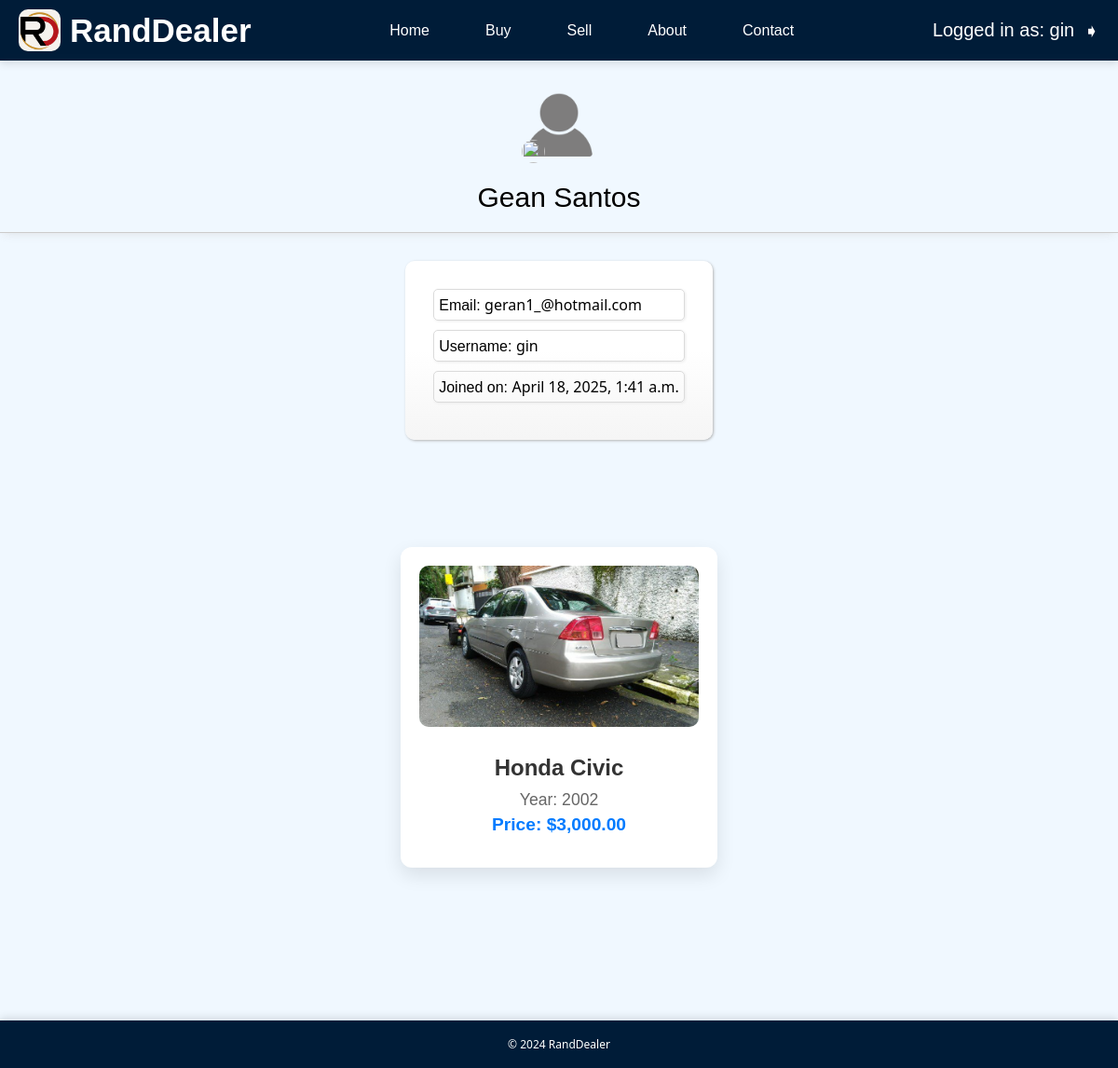
Before: /profile (signed in) with the older database file.
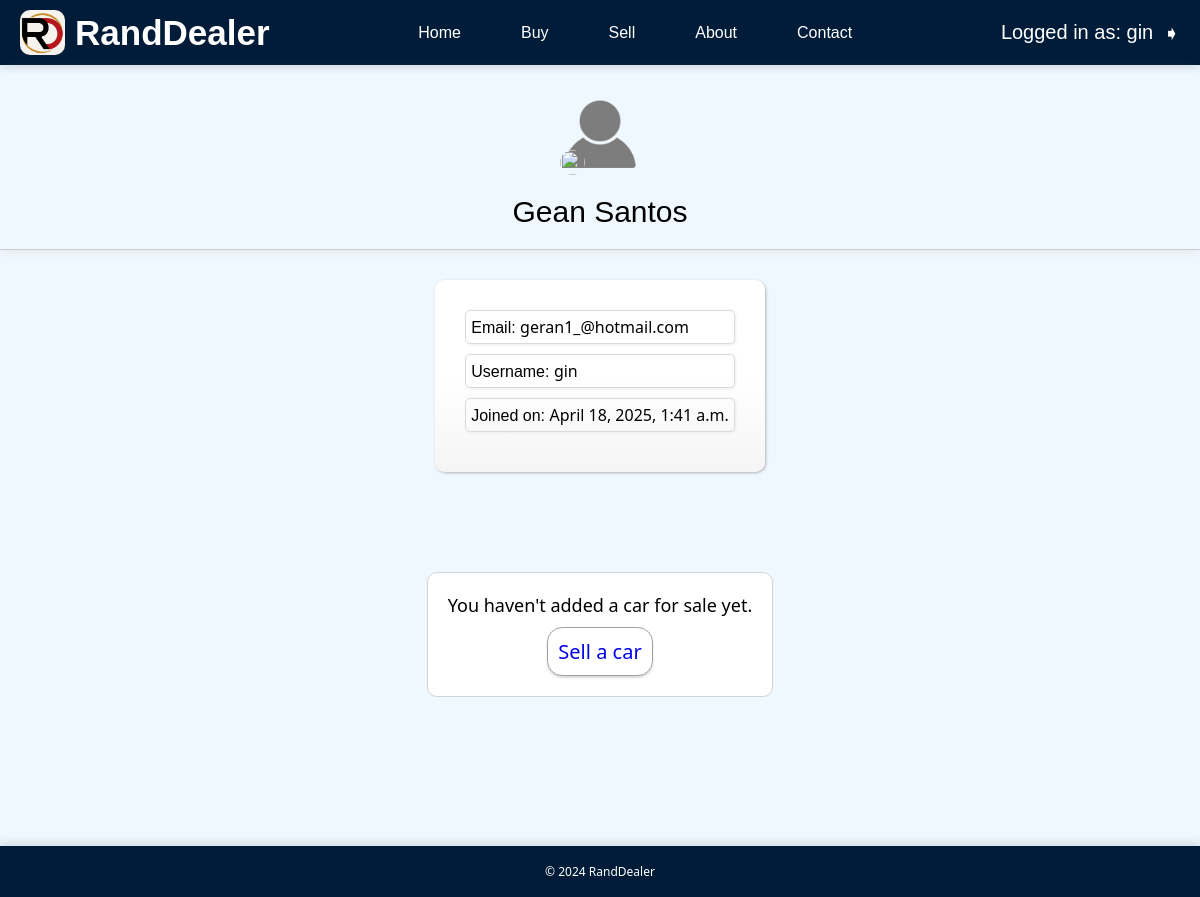
After: the same page with the newer database file.
### RandDealer/models.py (models this page shows, shortened)
class Cars(models.Model):
    id = models.AutoField(primary_key=True)
    MAKER_CHOICES = [
        ('toyota', 'Toyota'),
        ('honda', 'Honda'),
        ('ford', 'Ford'),
        ('chevrolet', 'Chevrolet'),
        ('bmw', 'BMW'),
        ('audi', 'Audi'),
        ('mercedes', 'Mercedes-Benz'),
        ('nissan', 'Nissan'),
        ('volkswagen', 'Volkswagen'),
        ('hyundai', 'Hyundai'),
        ('kia', 'Kia'),
        ('mazda', 'Mazda'),
        ('subaru', 'Subaru'),
        ('lexus', 'Lexus'),
        ('infiniti', 'Infiniti'),
        ('acura', 'Acura'),
        ('mitsubishi', 'Mitsubishi'),
        ('porsche', 'Porsche'),
        ('jaguar', 'Jaguar'),
        ('land_rover', 'Land Rover'),
        ('fiat', 'Fiat'),
        ('alfa_romeo', 'Alfa Romeo'),
        ('volvo', 'Volvo'),
        ('tesla', 'Tesla'),
    ]
    CONDITION_CHOICES = [
        ('NEW', 'New'),
        ('USED_EXCELLENT', 'Used - Excellent'),
        ('USED_GOOD', 'Used - Good'),
        ('USED_BAD', 'Used - Bad'),
        ('USED', 'Used'),
    ]
    maker = models.CharField(max_length=50, choices=MAKER_CHOICES)
    model = models.CharField(max_length=50)
    year = models.IntegerField()
    mileage = models.IntegerField()
    price = models.DecimalField(max_digits=10, decimal_places=2)
    condition = models.CharField(max_length=20, choices=CONDITION_CHOICES, default='USED')
    description = models.TextField()
    created_at = models.DateTimeField(auto_now_add=True)
    updated_at = models.DateTimeField(auto_now=True)
    owner = models.ForeignKey(User, on_delete=models.CASCADE, related_name='cars')

class CarImage(models.Model):
    car = models.ForeignKey(Cars, related_name='images', on_delete=models.CASCADE)
    image = models.ImageField(upload_to='car_images/')
    uploaded_at = models.DateTimeField(auto_now_add=True)

### RandDealer/views.py (the view)
# urls.py: path('profile', views.profile, name='profile'),
def profile(request):
    try:
        user = User.objects.select_related('userprofile').get(pk=request.user.pk)
        cars = user.cars.all().prefetch_related('images')
        edit=True
        context = {
        'cars': cars,
        'user': user,
        'edit': edit
        }
        return render(request, 'profile/profile.html', context)
    except:
        messages.error(request, f"You need to be logged in to access your profile")
        return render(request, 'login.html')

### RandDealer/templates/profile/profile.html (shortened to what this page needs)
{% extends 'base.html' %}
{% load humanize %}
{% block content %}
{% load static %}
<link rel="stylesheet" href="{% static 'styles/RandDealer/profile/profile.css' %}">
<div class="mainbox">
    <div class="profileupper">
        <div class="profilepicbox">
            {% if user.userprofile.profile_picture %}
                <img src="{{ user.userprofile.profile_picture.url }}" alt="Profile Picture" class="profilepic">
            {% else %}
                <img src="{% static 'profile/profile-icon.png' %}" alt="Default Profile Picture" class="profilepic">
            {% endif %}
                <a href="{% url 'editprofileinfo' %}"><img src="{% static 'profile/edit-interface-symbol.png' %}" class="editicon"></a>
        </div>
        <div class="profilenamebox">
            <div class="profilename">
                {% if user.first_name and user.last_name %}
                    <span>{{ user.first_name }} {{ user.last_name }}</span>
                {% elif user.first_name %}
                    <span>{{ user.first_name }}</span>
                {% elif user.last_name %}
                    <span>{{ user.last_name }}</span>
                {% else %}
                    <span>{{ user.username }}</span>
                {% endif %}
            </div>
        </div>
    </div>
    <div class="profilemiddle">
        <div class="userinfo">
            <div class="email"><span class="emailtitle">Email: </span>{{ user.email }}</div>
            <div class="username"><span class="usernametitle">Username: </span>{{ user.username }}</div>
            <div class="datejoined"><span class="datejoinedtitle">Joined on: </span>{{ user.date_joined }}</div>
        </div>
        <div class="carscontainer">
            {% if cars %}
            {% for car in cars %}
            <a href="{% url 'car' car.id %}" style="text-decoration:none;" class="container">
                    <div class="carimg">
                        {% with car.images.all|first as first_image %}
                            {% if first_image %}
                                <img src="{{ first_image.image.url }}" alt="Image of {{ car.year }} {{ car.get_maker_display }} {{ car.model }}">
                            {% else %}
                                <p>No image available</p>
                            {% endif %}
                        {% endwith %}
                    </div>
                    <div class="carinfo">
                        <h2>{{ car.get_maker_display }} {{ car.model }}</h2>
                        <p>Year: {{ car.year }}</p>
                        <p class="price">Price: ${{ car.price|floatformat:2|intcomma }}</p>
                    </div>
            </a>
            {% endfor %}
            {% else %}
            <div class="bigcontainer" style="text-align: center;">
                <div>You haven't added a car for sale yet.</div>
                <a href="{% url 'sell' %}" style="text-decoration:none;">
                    Sell a car
                </a>
            </div>
            {% endif %}
        </div>
    </div>
</div>
{% endblock %}

Changed rows visible on the page:
removed Cars: image (picture), maker "Honda", model "Civic", year "2002", price "3,000.00"
Other visible differences:
text now shown: "You haven't added a car for sale yet. Sell a car"
